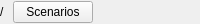
            <widget class="QWidget" name="crumbRow" native="true">
             <property name="minimumSize">
              <size>
               <width>0</width>
               <height>24</height>
              </size>
             </property>
             <property name="maximumSize">
              <size>
               <width>16777215</width>
               <height>24</height>
              </size>
             </property>
             <layout class="QHBoxLayout" name="crumbRowLayout">
              <property name="spacing">
               <number>0</number>
              </property>
              <property name="leftMargin">
               <number>0</number>
              </property>
              <property name="topMargin">
               <number>0</number>
              </property>
              <property name="rightMargin">
               <number>0</number>
              </property>
              <property name="bottomMargin">
               <number>0</number>
              </property>
              <item>
               <widget class="QWidget" name="crumbs" native="true">
                <property name="list" stdset="0">
                 <string>Logic.crumbs('Scenarios', 'Favourites', 'Recent')</string>
                </property>
                <property name="showIf" stdset="0">
                 <string>query === ''</string>
                </property>
                <layout class="QHBoxLayout" name="crumbsLayout">
                 <property name="spacing">
                  <number>8</number>
                 </property>
                 <property name="leftMargin">
                  <number>0</number>
                 </property>
                 <property name="topMargin">
                  <number>0</number>
                 </property>
                 <property name="rightMargin">
                  <number>0</number>
                 </property>
                 <property name="bottomMargin">
                  <number>0</number>
                 </property>
                 <item>
                  <widget class="QWidget" name="crumb" native="true">
                   <property name="template" stdset="0">
                    <bool>true</bool>
                   </property>
                   <layout class="QHBoxLayout" name="crumbLayout">
                    <property name="spacing">
                     <number>8</number>
                    </property>
                    <property name="leftMargin">
                     <number>0</number>
                    </property>
                    <property name="topMargin">
                     <number>0</number>
                    </property>
                    <property name="rightMargin">
                     <number>0</number>
                    </property>
                    <property name="bottomMargin">
                     <number>0</number>
                    </property>
                    <item>
                     <widget class="QLabel" name="crumbSep">
                      <property name="text">
                       <string>/</string>
                      </property>
                      <property name="role" stdset="0">
                       <string>crumbSep</string>
                      </property>
                      <property name="showIf" stdset="0">
                       <string>index &gt; 0</string>
                      </property>
                     </widget>
                    </item>
                    <item>
                     <widget class="QPushButton" name="crumbLink">
                      <property name="text">
                       <string>Scenarios</string>
                      </property>
                      <property name="focusPolicy">
                       <enum>Qt::FocusPolicy::NoFocus</enum>
                      </property>
                      <property name="cursor">
                       <cursorShape>PointingHandCursor</cursorShape>
                      </property>
                      <property name="role" stdset="0">
                       <string>link</string>
                      </property>
                      <property name="action" stdset="0">
                       <string>Logic.open(item.path)</string>
                      </property>
                      <property name="bind" stdset="0">
                       <string>item.name</string>
                      </property>
                      <property name="bind_tint" stdset="0">
                       <string>index === 0 ? 'dim' : 'text'</string>
                      </property>
                      <property name="tint" stdset="0">
                       <string>dim</string>
                      </property>
                      <property name="buttonSize" stdset="0">
                       <string>crumb</string>
                      </property>
                      <property name="letterSpacing" stdset="0">
                       <double>0.5</double>
                      </property>
                     </widget>
                    </item>
                   </layout>
                  </widget>
                 </item>
                </layout>
               </widget>
              </item>
              <item>
               <widget class="QLabel" name="matchCount">
                <property name="role" stdset="0">
                 <string>count</string>
                </property>
                <property name="bind" stdset="0">
                 <string>shown.length + (shown.length === 1 ? ' scenario' : ' scenarios') + ' match'</string>
                </property>
                <property name="showIf" stdset="0">
                 <string>query !== ''</string>
                </property>
               </widget>
              </item>
              <item>
               <spacer name="hSpacer_13">
                <property name="orientation">
                 <enum>Qt::Orientation::Horizontal</enum>
                </property>
                <property name="sizeHint" stdset="0">
                 <size>
                  <width>0</width>
                  <height>20</height>
                 </size>
                </property>
               </spacer>
              </item>
             </layout>
            </widget>
